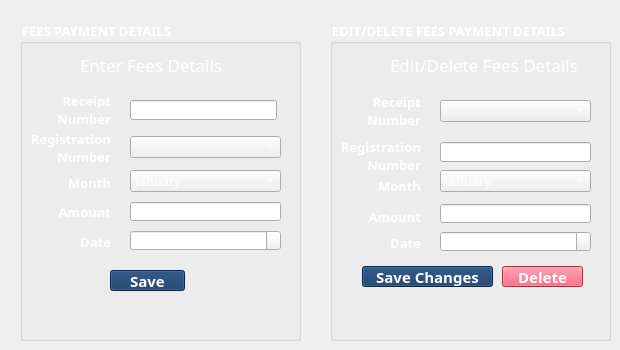
    <widget class="QWidget" name="tab_7">
     <attribute name="title">
      <string>Fees</string>
     </attribute>
     <widget class="QGroupBox" name="groupBox_5">
      <property name="geometry">
       <rect>
        <x>20</x>
        <y>20</y>
        <width>281</width>
        <height>321</height>
       </rect>
      </property>
      <property name="font">
       <font>
        <family>Poppins Black</family>
        <pointsize>10</pointsize>
        <bold>true</bold>
       </font>
      </property>
      <property name="styleSheet">
       <string notr="true">color: rgb(255, 255, 255);</string>
      </property>
      <property name="title">
       <string>FEES PAYMENT DETAILS</string>
      </property>
      <widget class="QLabel" name="label_53">
       <property name="geometry">
        <rect>
         <x>10</x>
         <y>20</y>
         <width>41</width>
         <height>41</height>
        </rect>
       </property>
       <property name="text">
        <string/>
       </property>
       <property name="pixmap">
        <pixmap>../src/fees.png</pixmap>
       </property>
       <property name="scaledContents">
        <bool>true</bool>
       </property>
      </widget>
      <widget class="QLabel" name="label_54">
       <property name="geometry">
        <rect>
         <x>60</x>
         <y>30</y>
         <width>201</width>
         <height>29</height>
        </rect>
       </property>
       <property name="font">
        <font>
         <family>Poppins</family>
         <pointsize>13</pointsize>
         <italic>false</italic>
         <bold>false</bold>
         <kerning>true</kerning>
        </font>
       </property>
       <property name="layoutDirection">
        <enum>Qt::LeftToRight</enum>
       </property>
       <property name="styleSheet">
        <string notr="true">color: rgb(255, 255, 255);</string>
       </property>
       <property name="text">
        <string>Enter Fees Details</string>
       </property>
       <property name="scaledContents">
        <bool>true</bool>
       </property>
       <property name="alignment">
        <set>Qt::AlignLeading|Qt::AlignLeft|Qt::AlignVCenter</set>
       </property>
      </widget>
      <widget class="QComboBox" name="cb51">
       <property name="geometry">
        <rect>
         <x>110</x>
         <y>116</y>
         <width>151</width>
         <height>22</height>
        </rect>
       </property>
       <property name="font">
        <font>
         <family>Poppins SemiBold</family>
         <pointsize>10</pointsize>
        </font>
       </property>
       <property name="styleSheet">
        <string notr="true">color: rgb(255, 255, 255);
gridline-color: rgb(255, 255, 255);
selection-color: rgb(15, 52, 96);
border-color: rgb(255, 255, 255);</string>
       </property>
      </widget>
      <widget class="QLabel" name="label_61">
       <property name="geometry">
        <rect>
         <x>10</x>
         <y>112</y>
         <width>81</width>
         <height>32</height>
        </rect>
       </property>
       <property name="font">
        <font>
         <family>Poppins</family>
         <pointsize>10</pointsize>
         <italic>false</italic>
         <bold>true</bold>
         <kerning>true</kerning>
        </font>
       </property>
       <property name="layoutDirection">
        <enum>Qt::LeftToRight</enum>
       </property>
       <property name="styleSheet">
        <string notr="true">color: rgb(255, 255, 255);</string>
       </property>
       <property name="text">
        <string>Registration Number</string>
       </property>
       <property name="scaledContents">
        <bool>true</bool>
       </property>
       <property name="alignment">
        <set>Qt::AlignRight|Qt::AlignTrailing|Qt::AlignVCenter</set>
       </property>
       <property name="wordWrap">
        <bool>true</bool>
       </property>
      </widget>
      <widget class="QLabel" name="label_62">
       <property name="geometry">
        <rect>
         <x>20</x>
         <y>75</y>
         <width>71</width>
         <height>30</height>
        </rect>
       </property>
       <property name="font">
        <font>
         <family>Poppins</family>
         <pointsize>10</pointsize>
         <italic>false</italic>
         <bold>true</bold>
         <kerning>true</kerning>
        </font>
       </property>
       <property name="layoutDirection">
        <enum>Qt::LeftToRight</enum>
       </property>
       <property name="styleSheet">
        <string notr="true">color: rgb(255, 255, 255);</string>
       </property>
       <property name="text">
        <string>Receipt Number</string>
       </property>
       <property name="scaledContents">
        <bool>true</bool>
       </property>
       <property name="alignment">
        <set>Qt::AlignRight|Qt::AlignTrailing|Qt::AlignVCenter</set>
       </property>
       <property name="wordWrap">
        <bool>true</bool>
       </property>
      </widget>
      <widget class="QLineEdit" name="tb51">
       <property name="geometry">
        <rect>
         <x>110</x>
         <y>80</y>
         <width>147</width>
         <height>20</height>
        </rect>
       </property>
       <property name="font">
        <font>
         <family>Poppins Medium</family>
         <pointsize>10</pointsize>
        </font>
       </property>
       <property name="styleSheet">
        <string notr="true">color: rgb(255, 255, 255);</string>
       </property>
       <property name="text">
        <string/>
       </property>
      </widget>
      <widget class="QLabel" name="label_63">
       <property name="geometry">
        <rect>
         <x>10</x>
         <y>153</y>
         <width>81</width>
         <height>20</height>
        </rect>
       </property>
       <property name="font">
        <font>
         <family>Poppins</family>
         <pointsize>10</pointsize>
         <italic>false</italic>
         <bold>true</bold>
         <kerning>true</kerning>
        </font>
       </property>
       <property name="layoutDirection">
        <enum>Qt::LeftToRight</enum>
       </property>
       <property name="styleSheet">
        <string notr="true">color: rgb(255, 255, 255);</string>
       </property>
       <property name="text">
        <string>Month</string>
       </property>
       <property name="scaledContents">
        <bool>true</bool>
       </property>
       <property name="alignment">
        <set>Qt::AlignRight|Qt::AlignTrailing|Qt::AlignVCenter</set>
       </property>
      </widget>
      <widget class="QLineEdit" name="tb52">
       <property name="geometry">
        <rect>
         <x>110</x>
         <y>182</y>
         <width>151</width>
         <height>19</height>
        </rect>
       </property>
       <property name="font">
        <font>
         <family>Poppins Medium</family>
         <pointsize>10</pointsize>
        </font>
       </property>
       <property name="styleSheet">
        <string notr="true">color: rgb(255, 255, 255);</string>
       </property>
       <property name="text">
        <string/>
       </property>
      </widget>
      <widget class="QLabel" name="label_64">
       <property name="geometry">
        <rect>
         <x>10</x>
         <y>182</y>
         <width>81</width>
         <height>20</height>
        </rect>
       </property>
       <property name="font">
        <font>
         <family>Poppins</family>
         <pointsize>10</pointsize>
         <italic>false</italic>
         <bold>true</bold>
         <kerning>true</kerning>
        </font>
       </property>
       <property name="layoutDirection">
        <enum>Qt::LeftToRight</enum>
       </property>
       <property name="styleSheet">
        <string notr="true">color: rgb(255, 255, 255);</string>
       </property>
       <property name="text">
        <string>Amount</string>
       </property>
       <property name="scaledContents">
        <bool>true</bool>
       </property>
       <property name="alignment">
        <set>Qt::AlignRight|Qt::AlignTrailing|Qt::AlignVCenter</set>
       </property>
      </widget>
      <widget class="QLabel" name="label_65">
       <property name="geometry">
        <rect>
         <x>30</x>
         <y>214</y>
         <width>61</width>
         <height>16</height>
        </rect>
       </property>
       <property name="font">
        <font>
         <family>Poppins</family>
         <pointsize>10</pointsize>
         <italic>false</italic>
         <bold>true</bold>
         <kerning>true</kerning>
        </font>
       </property>
       <property name="layoutDirection">
        <enum>Qt::LeftToRight</enum>
       </property>
       <property name="styleSheet">
        <string notr="true">color: rgb(255, 255, 255);</string>
       </property>
       <property name="text">
        <string>Date</string>
       </property>
       <property name="scaledContents">
        <bool>true</bool>
       </property>
       <property name="alignment">
        <set>Qt::AlignRight|Qt::AlignTrailing|Qt::AlignVCenter</set>
       </property>
      </widget>
      <widget class="QPushButton" name="b51">
       <property name="geometry">
        <rect>
         <x>90</x>
         <y>250</y>
         <width>75</width>
         <height>21</height>
        </rect>
       </property>
       <property name="font">
        <font>
         <family>Poppins</family>
         <pointsize>11</pointsize>
         <bold>true</bold>
        </font>
       </property>
       <property name="styleSheet">
        <string notr="true">background-color: rgb(15, 52, 96);
color: rgb(255, 255, 255);</string>
       </property>
       <property name="text">
        <string>Save</string>
       </property>
      </widget>
      <widget class="QComboBox" name="cb53">
       <property name="geometry">
        <rect>
         <x>110</x>
         <y>150</y>
         <width>151</width>
         <height>22</height>
        </rect>
       </property>
       <property name="font">
        <font>
         <family>Poppins SemiBold</family>
         <pointsize>10</pointsize>
        </font>
       </property>
       <property name="styleSheet">
        <string notr="true">color: rgb(255, 255, 255);
gridline-color: rgb(255, 255, 255);
selection-color: rgb(15, 52, 96);
border-color: rgb(255, 255, 255);</string>
       </property>
       <item>
        <property name="text">
         <string>January</string>
        </property>
       </item>
       <item>
        <property name="text">
         <string>February</string>
        </property>
       </item>
       <item>
        <property name="text">
         <string>March</string>
        </property>
       </item>
       <item>
        <property name="text">
         <string>April</string>
        </property>
       </item>
       <item>
        <property name="text">
         <string>May</string>
        </property>
       </item>
       <item>
        <property name="text">
         <string>June</string>
        </property>
       </item>
       <item>
        <property name="text">
         <string>July</string>
        </property>
       </item>
       <item>
        <property name="text">
         <string>August</string>
        </property>
       </item>
       <item>
        <property name="text">
         <string>September</string>
        </property>
       </item>
       <item>
        <property name="text">
         <string>October</string>
        </property>
       </item>
       <item>
        <property name="text">
         <string>November</string>
        </property>
       </item>
       <item>
        <property name="text">
         <string>December</string>
        </property>
       </item>
      </widget>
      <widget class="QLabel" name="l51">
       <property name="geometry">
        <rect>
         <x>13</x>
         <y>280</y>
         <width>251</width>
         <height>30</height>
        </rect>
       </property>
       <property name="font">
        <font>
         <family>Poppins</family>
         <pointsize>11</pointsize>
         <italic>false</italic>
         <bold>true</bold>
         <kerning>true</kerning>
        </font>
       </property>
       <property name="layoutDirection">
        <enum>Qt::LeftToRight</enum>
       </property>
       <property name="styleSheet">
        <string notr="true">color: rgb(255, 255, 255);</string>
       </property>
       <property name="text">
        <string/>
       </property>
       <property name="scaledContents">
        <bool>true</bool>
       </property>
       <property name="alignment">
        <set>Qt::AlignCenter</set>
       </property>
      </widget>
      <widget class="QDateEdit" name="db51">
       <property name="geometry">
        <rect>
         <x>110</x>
         <y>210</y>
         <width>151</width>
         <height>21</height>
        </rect>
       </property>
       <property name="font">
        <font>
         <pointsize>10</pointsize>
        </font>
       </property>
       <property name="autoFillBackground">
        <bool>true</bool>
       </property>
       <property name="styleSheet">
        <string notr="true"> color: white;</string>
       </property>
      </widget>
     </widget>
     <widget class="QGroupBox" name="groupBox_6">
      <property name="geometry">
       <rect>
        <x>330</x>
        <y>20</y>
        <width>281</width>
        <height>321</height>
       </rect>
      </property>
      <property name="font">
       <font>
        <family>Poppins Black</family>
        <pointsize>10</pointsize>
        <bold>true</bold>
       </font>
      </property>
      <property name="styleSheet">
       <string notr="true">color: rgb(255, 255, 255);</string>
      </property>
      <property name="title">
       <string>EDIT/DELETE FEES PAYMENT DETAILS</string>
      </property>
      <widget class="QLabel" name="label_73">
       <property name="geometry">
        <rect>
         <x>10</x>
         <y>20</y>
         <width>41</width>
         <height>41</height>
        </rect>
       </property>
       <property name="text">
        <string/>
       </property>
       <property name="pixmap">
        <pixmap>../src/fees.png</pixmap>
       </property>
       <property name="scaledContents">
        <bool>true</bool>
       </property>
      </widget>
      <widget class="QLabel" name="label_74">
       <property name="geometry">
        <rect>
         <x>60</x>
         <y>30</y>
         <width>201</width>
         <height>29</height>
        </rect>
       </property>
       <property name="font">
        <font>
         <family>Poppins</family>
         <pointsize>13</pointsize>
         <italic>false</italic>
         <bold>false</bold>
         <kerning>true</kerning>
        </font>
       </property>
       <property name="layoutDirection">
        <enum>Qt::LeftToRight</enum>
       </property>
       <property name="styleSheet">
        <string notr="true">color: rgb(255, 255, 255);</string>
       </property>
       <property name="text">
        <string>Edit/Delete Fees Details</string>
       </property>
       <property name="scaledContents">
        <bool>true</bool>
       </property>
       <property name="alignment">
        <set>Qt::AlignLeading|Qt::AlignLeft|Qt::AlignVCenter</set>
       </property>
      </widget>
      <widget class="QComboBox" name="cb52">
       <property name="geometry">
        <rect>
         <x>110</x>
         <y>80</y>
         <width>151</width>
         <height>22</height>
        </rect>
       </property>
       <property name="font">
        <font>
         <family>Poppins SemiBold</family>
         <pointsize>10</pointsize>
        </font>
       </property>
       <property name="styleSheet">
        <string notr="true">color: rgb(255, 255, 255);
gridline-color: rgb(255, 255, 255);
selection-color: rgb(15, 52, 96);
border-color: rgb(255, 255, 255);</string>
       </property>
      </widget>
      <widget class="QLineEdit" name="tb53">
       <property name="geometry">
        <rect>
         <x>110</x>
         <y>122</y>
         <width>151</width>
         <height>20</height>
        </rect>
       </property>
       <property name="font">
        <font>
         <family>Poppins Medium</family>
         <pointsize>10</pointsize>
        </font>
       </property>
       <property name="styleSheet">
        <string notr="true">color: rgb(255, 255, 255);</string>
       </property>
       <property name="text">
        <string/>
       </property>
      </widget>
      <widget class="QLabel" name="label_77">
       <property name="geometry">
        <rect>
         <x>10</x>
         <y>156</y>
         <width>81</width>
         <height>19</height>
        </rect>
       </property>
       <property name="font">
        <font>
         <family>Poppins</family>
         <pointsize>10</pointsize>
         <italic>false</italic>
         <bold>true</bold>
         <kerning>true</kerning>
        </font>
       </property>
       <property name="layoutDirection">
        <enum>Qt::LeftToRight</enum>
       </property>
       <property name="styleSheet">
        <string notr="true">color: rgb(255, 255, 255);</string>
       </property>
       <property name="text">
        <string>Month</string>
       </property>
       <property name="scaledContents">
        <bool>true</bool>
       </property>
       <property name="alignment">
        <set>Qt::AlignRight|Qt::AlignTrailing|Qt::AlignVCenter</set>
       </property>
      </widget>
      <widget class="QLineEdit" name="tb54">
       <property name="geometry">
        <rect>
         <x>110</x>
         <y>184</y>
         <width>151</width>
         <height>19</height>
        </rect>
       </property>
       <property name="font">
        <font>
         <family>Poppins Medium</family>
         <pointsize>10</pointsize>
        </font>
       </property>
       <property name="styleSheet">
        <string notr="true">color: rgb(255, 255, 255);</string>
       </property>
       <property name="text">
        <string/>
       </property>
      </widget>
      <widget class="QLabel" name="label_78">
       <property name="geometry">
        <rect>
         <x>10</x>
         <y>188</y>
         <width>81</width>
         <height>18</height>
        </rect>
       </property>
       <property name="font">
        <font>
         <family>Poppins</family>
         <pointsize>10</pointsize>
         <italic>false</italic>
         <bold>true</bold>
         <kerning>true</kerning>
        </font>
       </property>
       <property name="layoutDirection">
        <enum>Qt::LeftToRight</enum>
       </property>
       <property name="styleSheet">
        <string notr="true">color: rgb(255, 255, 255);</string>
       </property>
       <property name="text">
        <string>Amount</string>
       </property>
       <property name="scaledContents">
        <bool>true</bool>
       </property>
       <property name="alignment">
        <set>Qt::AlignRight|Qt::AlignTrailing|Qt::AlignVCenter</set>
       </property>
      </widget>
      <widget class="QLabel" name="label_79">
       <property name="geometry">
        <rect>
         <x>30</x>
         <y>214</y>
         <width>61</width>
         <height>18</height>
        </rect>
       </property>
       <property name="font">
        <font>
         <family>Poppins</family>
         <pointsize>10</pointsize>
         <italic>false</italic>
         <bold>true</bold>
         <kerning>true</kerning>
        </font>
       </property>
       <property name="layoutDirection">
        <enum>Qt::LeftToRight</enum>
       </property>
       <property name="styleSheet">
        <string notr="true">color: rgb(255, 255, 255);</string>
       </property>
       <property name="text">
        <string>Date</string>
       </property>
       <property name="scaledContents">
        <bool>true</bool>
       </property>
       <property name="alignment">
        <set>Qt::AlignRight|Qt::AlignTrailing|Qt::AlignVCenter</set>
       </property>
      </widget>
      <widget class="QLabel" name="label_76">
       <property name="geometry">
        <rect>
         <x>20</x>
         <y>70</y>
         <width>71</width>
         <height>41</height>
        </rect>
       </property>
       <property name="font">
        <font>
         <family>Poppins</family>
         <pointsize>10</pointsize>
         <italic>false</italic>
         <bold>true</bold>
         <kerning>true</kerning>
        </font>
       </property>
       <property name="layoutDirection">
        <enum>Qt::LeftToRight</enum>
       </property>
       <property name="styleSheet">
        <string notr="true">color: rgb(255, 255, 255);</string>
       </property>
       <property name="text">
        <string>Receipt Number</string>
       </property>
       <property name="scaledContents">
        <bool>true</bool>
       </property>
       <property name="alignment">
        <set>Qt::AlignRight|Qt::AlignTrailing|Qt::AlignVCenter</set>
       </property>
       <property name="wordWrap">
        <bool>true</bool>
       </property>
      </widget>
      <widget class="QLabel" name="label_75">
       <property name="geometry">
        <rect>
         <x>10</x>
         <y>120</y>
         <width>81</width>
         <height>31</height>
        </rect>
       </property>
       <property name="font">
        <font>
         <family>Poppins</family>
         <pointsize>10</pointsize>
         <italic>false</italic>
         <bold>true</bold>
         <kerning>true</kerning>
        </font>
       </property>
       <property name="layoutDirection">
        <enum>Qt::LeftToRight</enum>
       </property>
       <property name="styleSheet">
        <string notr="true">color: rgb(255, 255, 255);</string>
       </property>
       <property name="text">
        <string>Registration Number</string>
       </property>
       <property name="scaledContents">
        <bool>true</bool>
       </property>
       <property name="alignment">
        <set>Qt::AlignRight|Qt::AlignTrailing|Qt::AlignVCenter</set>
       </property>
       <property name="wordWrap">
        <bool>true</bool>
       </property>
      </widget>
      <widget class="QPushButton" name="b52">
       <property name="geometry">
        <rect>
         <x>32</x>
         <y>246</y>
         <width>131</width>
         <height>21</height>
        </rect>
       </property>
       <property name="font">
        <font>
         <family>Poppins</family>
         <pointsize>11</pointsize>
         <bold>true</bold>
        </font>
       </property>
       <property name="styleSheet">
        <string notr="true">background-color: rgb(15, 52, 96);
color: rgb(255, 255, 255);</string>
       </property>
       <property name="text">
        <string>Save Changes</string>
       </property>
      </widget>
      <widget class="QPushButton" name="b53">
       <property name="geometry">
        <rect>
         <x>172</x>
         <y>246</y>
         <width>81</width>
         <height>21</height>
        </rect>
       </property>
       <property name="font">
        <font>
         <family>Poppins</family>
         <pointsize>11</pointsize>
         <bold>true</bold>
        </font>
       </property>
       <property name="styleSheet">
        <string notr="true">background-color: rgb(233, 69, 96);
color: rgb(255, 255, 255);</string>
       </property>
       <property name="text">
        <string>Delete</string>
       </property>
      </widget>
      <widget class="QComboBox" name="cb54">
       <property name="geometry">
        <rect>
         <x>110</x>
         <y>150</y>
         <width>151</width>
         <height>22</height>
        </rect>
       </property>
       <property name="font">
        <font>
         <family>Poppins SemiBold</family>
         <pointsize>10</pointsize>
        </font>
       </property>
       <property name="styleSheet">
        <string notr="true">color: rgb(255, 255, 255);
gridline-color: rgb(255, 255, 255);
selection-color: rgb(15, 52, 96);
border-color: rgb(255, 255, 255);</string>
       </property>
       <item>
        <property name="text">
         <string>January</string>
        </property>
       </item>
       <item>
        <property name="text">
         <string>February</string>
        </property>
       </item>
       <item>
        <property name="text">
         <string>March</string>
        </property>
       </item>
       <item>
        <property name="text">
         <string>April</string>
        </property>
       </item>
       <item>
        <property name="text">
         <string>May</string>
        </property>
       </item>
       <item>
        <property name="text">
         <string>June</string>
        </property>
       </item>
       <item>
        <property name="text">
         <string>July</string>
        </property>
       </item>
       <item>
        <property name="text">
         <string>August</string>
        </property>
       </item>
       <item>
        <property name="text">
         <string>September</string>
        </property>
       </item>
       <item>
        <property name="text">
         <string>October</string>
        </property>
       </item>
       <item>
        <property name="text">
         <string>November</string>
        </property>
       </item>
       <item>
        <property name="text">
         <string>December</string>
        </property>
       </item>
      </widget>
      <widget class="QLabel" name="l52">
       <property name="geometry">
        <rect>
         <x>16</x>
         <y>280</y>
         <width>251</width>
         <height>30</height>
        </rect>
       </property>
       <property name="font">
        <font>
         <family>Poppins</family>
         <pointsize>11</pointsize>
         <italic>false</italic>
         <bold>true</bold>
         <kerning>true</kerning>
        </font>
       </property>
       <property name="layoutDirection">
        <enum>Qt::LeftToRight</enum>
       </property>
       <property name="styleSheet">
        <string notr="true">color: rgb(255, 255, 255);</string>
       </property>
       <property name="text">
        <string/>
       </property>
       <property name="scaledContents">
        <bool>true</bool>
       </property>
       <property name="alignment">
        <set>Qt::AlignCenter</set>
       </property>
      </widget>
      <widget class="QDateEdit" name="db52">
       <property name="geometry">
        <rect>
         <x>110</x>
         <y>211</y>
         <width>151</width>
         <height>21</height>
        </rect>
       </property>
       <property name="font">
        <font>
         <pointsize>10</pointsize>
        </font>
       </property>
       <property name="autoFillBackground">
        <bool>true</bool>
       </property>
       <property name="styleSheet">
        <string notr="true"> color: white;</string>
       </property>
      </widget>
     </widget>
    </widget>
